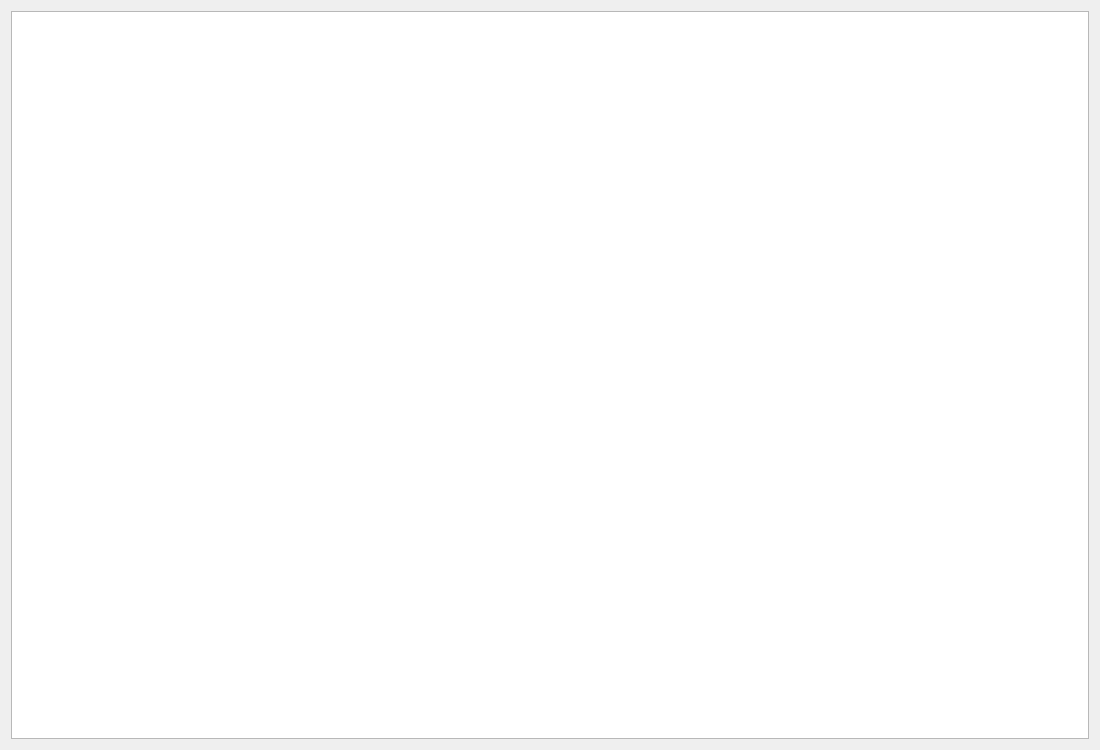
<?xml version="1.0" encoding="UTF-8"?>
<ui version="4.0">
 <class>AttributeDefinitions</class>
 <widget class="QDialog" name="AttributeDefinitions">
  <property name="geometry">
   <rect>
    <x>0</x>
    <y>0</y>
    <width>1100</width>
    <height>750</height>
   </rect>
  </property>
  <property name="windowTitle">
   <string>Attribute Definitions</string>
  </property>
  <layout class="QGridLayout" name="gridLayout">
   <item row="0" column="0">
    <widget class="QTableWidget" name="tableWidget"/>
   </item>
  </layout>
 </widget>
 <resources/>
 <connections/>
</ui>
